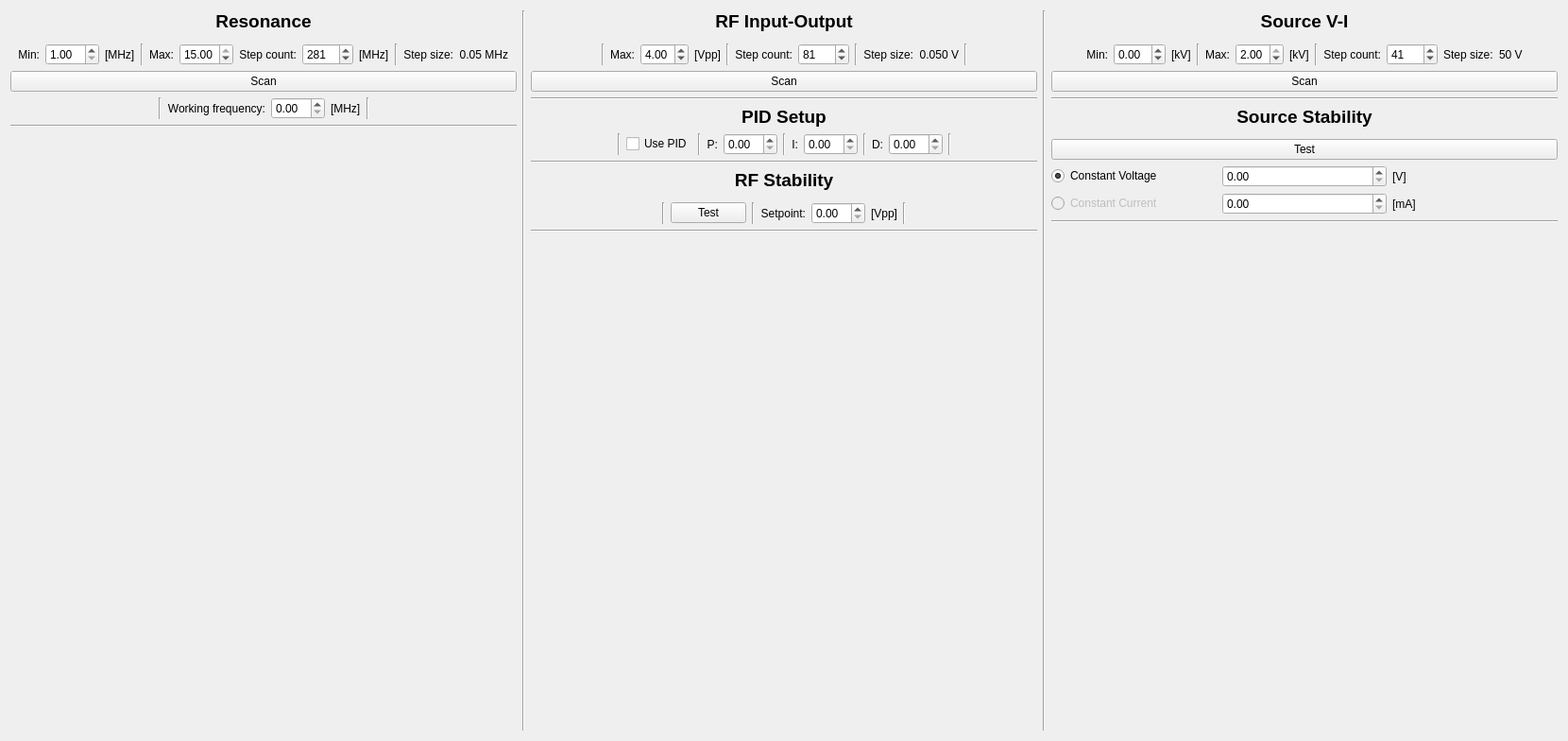
<?xml version="1.0" encoding="UTF-8"?>
<ui version="4.0">
 <class>diagnostic_view</class>
 <widget class="QWidget" name="diagnostic_view">
  <property name="geometry">
   <rect>
    <x>0</x>
    <y>0</y>
    <width>1660</width>
    <height>784</height>
   </rect>
  </property>
  <property name="windowTitle">
   <string>Form</string>
  </property>
  <layout class="QHBoxLayout" name="horizontalLayout" stretch="1,0,1,0,1">
   <item>
    <layout class="QVBoxLayout" name="verticalLayout_2" stretch="0,0,0,0,0,0,0">
     <item>
      <widget class="QLabel" name="label">
       <property name="text">
        <string>&lt;html&gt;&lt;head/&gt;&lt;body&gt;&lt;p&gt;&lt;span style=&quot; font-size:14pt; font-weight:600;&quot;&gt;Resonance&lt;/span&gt;&lt;/p&gt;&lt;/body&gt;&lt;/html&gt;</string>
       </property>
       <property name="textFormat">
        <enum>Qt::AutoText</enum>
       </property>
       <property name="scaledContents">
        <bool>false</bool>
       </property>
       <property name="alignment">
        <set>Qt::AlignCenter</set>
       </property>
      </widget>
     </item>
     <item>
      <widget class="QWidget" name="resonance_chart" native="true">
       <property name="sizePolicy">
        <sizepolicy hsizetype="Preferred" vsizetype="Preferred">
         <horstretch>0</horstretch>
         <verstretch>0</verstretch>
        </sizepolicy>
       </property>
      </widget>
     </item>
     <item>
      <layout class="QHBoxLayout" name="horizontalLayout_2">
       <item>
        <spacer name="horizontalSpacer_6">
         <property name="orientation">
          <enum>Qt::Horizontal</enum>
         </property>
         <property name="sizeHint" stdset="0">
          <size>
           <width>40</width>
           <height>20</height>
          </size>
         </property>
        </spacer>
       </item>
       <item>
        <widget class="QLabel" name="label_5">
         <property name="text">
          <string>Min:</string>
         </property>
         <property name="alignment">
          <set>Qt::AlignRight|Qt::AlignTrailing|Qt::AlignVCenter</set>
         </property>
        </widget>
       </item>
       <item>
        <widget class="QDoubleSpinBox" name="min_frequency_spinbox">
         <property name="minimum">
          <double>1.000000000000000</double>
         </property>
         <property name="maximum">
          <double>15.000000000000000</double>
         </property>
        </widget>
       </item>
       <item>
        <widget class="QLabel" name="label_6">
         <property name="text">
          <string>[MHz]</string>
         </property>
        </widget>
       </item>
       <item>
        <widget class="Line" name="line">
         <property name="orientation">
          <enum>Qt::Vertical</enum>
         </property>
        </widget>
       </item>
       <item>
        <widget class="QLabel" name="label_4">
         <property name="text">
          <string>Max:</string>
         </property>
         <property name="alignment">
          <set>Qt::AlignRight|Qt::AlignTrailing|Qt::AlignVCenter</set>
         </property>
        </widget>
       </item>
       <item>
        <widget class="QDoubleSpinBox" name="max_frequency_spinbox">
         <property name="minimum">
          <double>1.000000000000000</double>
         </property>
         <property name="maximum">
          <double>15.000000000000000</double>
         </property>
         <property name="value">
          <double>15.000000000000000</double>
         </property>
        </widget>
       </item>
       <item>
        <widget class="QLabel" name="label_8">
         <property name="text">
          <string>Step count:</string>
         </property>
         <property name="alignment">
          <set>Qt::AlignRight|Qt::AlignTrailing|Qt::AlignVCenter</set>
         </property>
        </widget>
       </item>
       <item>
        <widget class="QSpinBox" name="frequency_steps_spinbox">
         <property name="minimum">
          <number>1</number>
         </property>
         <property name="maximum">
          <number>1000</number>
         </property>
         <property name="value">
          <number>281</number>
         </property>
        </widget>
       </item>
       <item>
        <widget class="QLabel" name="label_7">
         <property name="text">
          <string>[MHz]</string>
         </property>
        </widget>
       </item>
       <item>
        <widget class="Line" name="line_11">
         <property name="orientation">
          <enum>Qt::Vertical</enum>
         </property>
        </widget>
       </item>
       <item>
        <widget class="QLabel" name="label_14">
         <property name="text">
          <string>Step size:</string>
         </property>
         <property name="alignment">
          <set>Qt::AlignRight|Qt::AlignTrailing|Qt::AlignVCenter</set>
         </property>
        </widget>
       </item>
       <item>
        <widget class="QLabel" name="frequency_step_size_label">
         <property name="text">
          <string>0.05 MHz</string>
         </property>
         <property name="alignment">
          <set>Qt::AlignRight|Qt::AlignTrailing|Qt::AlignVCenter</set>
         </property>
        </widget>
       </item>
       <item>
        <spacer name="horizontalSpacer">
         <property name="orientation">
          <enum>Qt::Horizontal</enum>
         </property>
         <property name="sizeHint" stdset="0">
          <size>
           <width>40</width>
           <height>20</height>
          </size>
         </property>
        </spacer>
       </item>
      </layout>
     </item>
     <item>
      <widget class="QPushButton" name="resonance_scan_button">
       <property name="text">
        <string>Scan</string>
       </property>
      </widget>
     </item>
     <item>
      <layout class="QHBoxLayout" name="horizontalLayout_5">
       <item>
        <spacer name="horizontalSpacer_5">
         <property name="orientation">
          <enum>Qt::Horizontal</enum>
         </property>
         <property name="sizeHint" stdset="0">
          <size>
           <width>40</width>
           <height>20</height>
          </size>
         </property>
        </spacer>
       </item>
       <item>
        <widget class="Line" name="line_8">
         <property name="orientation">
          <enum>Qt::Vertical</enum>
         </property>
        </widget>
       </item>
       <item>
        <widget class="QLabel" name="label_12">
         <property name="text">
          <string>Working frequency:</string>
         </property>
         <property name="alignment">
          <set>Qt::AlignRight|Qt::AlignTrailing|Qt::AlignVCenter</set>
         </property>
        </widget>
       </item>
       <item>
        <widget class="QDoubleSpinBox" name="working_frequency_spinbox"/>
       </item>
       <item>
        <widget class="QLabel" name="label_13">
         <property name="text">
          <string>[MHz]</string>
         </property>
        </widget>
       </item>
       <item>
        <widget class="Line" name="line_7">
         <property name="orientation">
          <enum>Qt::Vertical</enum>
         </property>
        </widget>
       </item>
       <item>
        <spacer name="horizontalSpacer_3">
         <property name="orientation">
          <enum>Qt::Horizontal</enum>
         </property>
         <property name="sizeHint" stdset="0">
          <size>
           <width>40</width>
           <height>20</height>
          </size>
         </property>
        </spacer>
       </item>
      </layout>
     </item>
     <item>
      <widget class="Line" name="line_14">
       <property name="orientation">
        <enum>Qt::Horizontal</enum>
       </property>
      </widget>
     </item>
     <item>
      <spacer name="verticalSpacer">
       <property name="orientation">
        <enum>Qt::Vertical</enum>
       </property>
       <property name="sizeHint" stdset="0">
        <size>
         <width>20</width>
         <height>40</height>
        </size>
       </property>
      </spacer>
     </item>
    </layout>
   </item>
   <item>
    <widget class="Line" name="line_2">
     <property name="orientation">
      <enum>Qt::Vertical</enum>
     </property>
    </widget>
   </item>
   <item>
    <layout class="QVBoxLayout" name="verticalLayout">
     <item>
      <widget class="QLabel" name="label_2">
       <property name="text">
        <string>&lt;html&gt;&lt;head/&gt;&lt;body&gt;&lt;p&gt;&lt;span style=&quot; font-size:14pt; font-weight:600;&quot;&gt;RF Input-Output&lt;/span&gt;&lt;/p&gt;&lt;/body&gt;&lt;/html&gt;</string>
       </property>
       <property name="alignment">
        <set>Qt::AlignCenter</set>
       </property>
      </widget>
     </item>
     <item>
      <widget class="QWidget" name="rf_chart" native="true"/>
     </item>
     <item>
      <layout class="QHBoxLayout" name="horizontalLayout_4">
       <item>
        <spacer name="horizontalSpacer_7">
         <property name="orientation">
          <enum>Qt::Horizontal</enum>
         </property>
         <property name="sizeHint" stdset="0">
          <size>
           <width>40</width>
           <height>20</height>
          </size>
         </property>
        </spacer>
       </item>
       <item>
        <widget class="Line" name="line_21">
         <property name="orientation">
          <enum>Qt::Vertical</enum>
         </property>
        </widget>
       </item>
       <item>
        <widget class="QLabel" name="label_9">
         <property name="text">
          <string>Max:</string>
         </property>
         <property name="alignment">
          <set>Qt::AlignRight|Qt::AlignTrailing|Qt::AlignVCenter</set>
         </property>
        </widget>
       </item>
       <item>
        <widget class="QDoubleSpinBox" name="rf_max_spinbox">
         <property name="maximum">
          <double>6.000000000000000</double>
         </property>
         <property name="value">
          <double>4.000000000000000</double>
         </property>
        </widget>
       </item>
       <item>
        <widget class="QLabel" name="label_11">
         <property name="text">
          <string>[Vpp]</string>
         </property>
        </widget>
       </item>
       <item>
        <widget class="Line" name="line_22">
         <property name="orientation">
          <enum>Qt::Vertical</enum>
         </property>
        </widget>
       </item>
       <item>
        <widget class="QLabel" name="label_10">
         <property name="text">
          <string>Step count:</string>
         </property>
         <property name="alignment">
          <set>Qt::AlignRight|Qt::AlignTrailing|Qt::AlignVCenter</set>
         </property>
        </widget>
       </item>
       <item>
        <widget class="QSpinBox" name="rf_step_count_spinbox">
         <property name="maximum">
          <number>1000</number>
         </property>
         <property name="value">
          <number>81</number>
         </property>
        </widget>
       </item>
       <item>
        <widget class="Line" name="line_23">
         <property name="orientation">
          <enum>Qt::Vertical</enum>
         </property>
        </widget>
       </item>
       <item>
        <widget class="QLabel" name="label_29">
         <property name="text">
          <string>Step size:</string>
         </property>
         <property name="alignment">
          <set>Qt::AlignRight|Qt::AlignTrailing|Qt::AlignVCenter</set>
         </property>
        </widget>
       </item>
       <item>
        <widget class="QLabel" name="rf_step_size_label">
         <property name="text">
          <string>0.050 V</string>
         </property>
         <property name="alignment">
          <set>Qt::AlignRight|Qt::AlignTrailing|Qt::AlignVCenter</set>
         </property>
        </widget>
       </item>
       <item>
        <widget class="Line" name="line_24">
         <property name="orientation">
          <enum>Qt::Vertical</enum>
         </property>
        </widget>
       </item>
       <item>
        <spacer name="horizontalSpacer_8">
         <property name="orientation">
          <enum>Qt::Horizontal</enum>
         </property>
         <property name="sizeHint" stdset="0">
          <size>
           <width>40</width>
           <height>20</height>
          </size>
         </property>
        </spacer>
       </item>
      </layout>
     </item>
     <item>
      <widget class="QPushButton" name="rf_scan_button">
       <property name="text">
        <string>Scan</string>
       </property>
      </widget>
     </item>
     <item>
      <widget class="Line" name="line_5">
       <property name="orientation">
        <enum>Qt::Horizontal</enum>
       </property>
      </widget>
     </item>
     <item>
      <widget class="QLabel" name="label_24">
       <property name="text">
        <string>&lt;html&gt;&lt;head/&gt;&lt;body&gt;&lt;p&gt;&lt;span style=&quot; font-size:14pt; font-weight:600;&quot;&gt;PID Setup&lt;/span&gt;&lt;/p&gt;&lt;/body&gt;&lt;/html&gt;</string>
       </property>
       <property name="alignment">
        <set>Qt::AlignCenter</set>
       </property>
      </widget>
     </item>
     <item>
      <layout class="QHBoxLayout" name="horizontalLayout_13">
       <item>
        <spacer name="horizontalSpacer_2">
         <property name="orientation">
          <enum>Qt::Horizontal</enum>
         </property>
         <property name="sizeHint" stdset="0">
          <size>
           <width>40</width>
           <height>20</height>
          </size>
         </property>
        </spacer>
       </item>
       <item>
        <widget class="Line" name="line_16">
         <property name="orientation">
          <enum>Qt::Vertical</enum>
         </property>
        </widget>
       </item>
       <item>
        <widget class="QCheckBox" name="use_pid_checkbox">
         <property name="text">
          <string>Use PID</string>
         </property>
        </widget>
       </item>
       <item>
        <widget class="Line" name="line_12">
         <property name="orientation">
          <enum>Qt::Vertical</enum>
         </property>
        </widget>
       </item>
       <item>
        <widget class="QLabel" name="label_25">
         <property name="text">
          <string>P:</string>
         </property>
         <property name="alignment">
          <set>Qt::AlignRight|Qt::AlignTrailing|Qt::AlignVCenter</set>
         </property>
        </widget>
       </item>
       <item>
        <widget class="QDoubleSpinBox" name="pid_p_spinbox"/>
       </item>
       <item>
        <widget class="Line" name="line_9">
         <property name="orientation">
          <enum>Qt::Vertical</enum>
         </property>
        </widget>
       </item>
       <item>
        <widget class="QLabel" name="pid_i_spinbox">
         <property name="text">
          <string>I:</string>
         </property>
         <property name="alignment">
          <set>Qt::AlignRight|Qt::AlignTrailing|Qt::AlignVCenter</set>
         </property>
        </widget>
       </item>
       <item>
        <widget class="QDoubleSpinBox" name="doubleSpinBox_2"/>
       </item>
       <item>
        <widget class="Line" name="line_10">
         <property name="orientation">
          <enum>Qt::Vertical</enum>
         </property>
        </widget>
       </item>
       <item>
        <widget class="QLabel" name="pid_d_spinbox">
         <property name="text">
          <string>D:</string>
         </property>
         <property name="alignment">
          <set>Qt::AlignRight|Qt::AlignTrailing|Qt::AlignVCenter</set>
         </property>
        </widget>
       </item>
       <item>
        <widget class="QDoubleSpinBox" name="doubleSpinBox_3"/>
       </item>
       <item>
        <widget class="Line" name="line_17">
         <property name="orientation">
          <enum>Qt::Vertical</enum>
         </property>
        </widget>
       </item>
       <item>
        <spacer name="horizontalSpacer_4">
         <property name="orientation">
          <enum>Qt::Horizontal</enum>
         </property>
         <property name="sizeHint" stdset="0">
          <size>
           <width>40</width>
           <height>20</height>
          </size>
         </property>
        </spacer>
       </item>
      </layout>
     </item>
     <item>
      <widget class="Line" name="line_6">
       <property name="orientation">
        <enum>Qt::Horizontal</enum>
       </property>
      </widget>
     </item>
     <item>
      <widget class="QLabel" name="label_32">
       <property name="text">
        <string>&lt;html&gt;&lt;head/&gt;&lt;body&gt;&lt;p&gt;&lt;span style=&quot; font-size:14pt; font-weight:600;&quot;&gt;RF Stability&lt;/span&gt;&lt;/p&gt;&lt;/body&gt;&lt;/html&gt;</string>
       </property>
       <property name="alignment">
        <set>Qt::AlignCenter</set>
       </property>
      </widget>
     </item>
     <item>
      <widget class="QWidget" name="rf_stability_chart" native="true"/>
     </item>
     <item>
      <layout class="QHBoxLayout" name="horizontalLayout_10">
       <item>
        <spacer name="horizontalSpacer_13">
         <property name="orientation">
          <enum>Qt::Horizontal</enum>
         </property>
         <property name="sizeHint" stdset="0">
          <size>
           <width>40</width>
           <height>20</height>
          </size>
         </property>
        </spacer>
       </item>
       <item>
        <widget class="Line" name="line_18">
         <property name="orientation">
          <enum>Qt::Vertical</enum>
         </property>
        </widget>
       </item>
       <item>
        <widget class="QPushButton" name="pushButton">
         <property name="text">
          <string>Test</string>
         </property>
        </widget>
       </item>
       <item>
        <widget class="Line" name="line_19">
         <property name="orientation">
          <enum>Qt::Vertical</enum>
         </property>
        </widget>
       </item>
       <item>
        <widget class="QLabel" name="label_33">
         <property name="text">
          <string>Setpoint:</string>
         </property>
         <property name="alignment">
          <set>Qt::AlignRight|Qt::AlignTrailing|Qt::AlignVCenter</set>
         </property>
        </widget>
       </item>
       <item>
        <widget class="QDoubleSpinBox" name="rf_setpoint_spinbox"/>
       </item>
       <item>
        <widget class="QLabel" name="label_34">
         <property name="text">
          <string>[Vpp]</string>
         </property>
        </widget>
       </item>
       <item>
        <widget class="Line" name="line_20">
         <property name="orientation">
          <enum>Qt::Vertical</enum>
         </property>
        </widget>
       </item>
       <item>
        <spacer name="horizontalSpacer_14">
         <property name="orientation">
          <enum>Qt::Horizontal</enum>
         </property>
         <property name="sizeHint" stdset="0">
          <size>
           <width>40</width>
           <height>20</height>
          </size>
         </property>
        </spacer>
       </item>
      </layout>
     </item>
     <item>
      <widget class="Line" name="line_15">
       <property name="orientation">
        <enum>Qt::Horizontal</enum>
       </property>
      </widget>
     </item>
     <item>
      <spacer name="verticalSpacer_2">
       <property name="orientation">
        <enum>Qt::Vertical</enum>
       </property>
       <property name="sizeHint" stdset="0">
        <size>
         <width>20</width>
         <height>40</height>
        </size>
       </property>
      </spacer>
     </item>
    </layout>
   </item>
   <item>
    <widget class="Line" name="line_3">
     <property name="orientation">
      <enum>Qt::Vertical</enum>
     </property>
    </widget>
   </item>
   <item>
    <layout class="QVBoxLayout" name="verticalLayout_3">
     <item>
      <widget class="QLabel" name="label_3">
       <property name="text">
        <string>&lt;html&gt;&lt;head/&gt;&lt;body&gt;&lt;p&gt;&lt;span style=&quot; font-size:14pt; font-weight:600;&quot;&gt;Source V-I&lt;/span&gt;&lt;/p&gt;&lt;/body&gt;&lt;/html&gt;</string>
       </property>
       <property name="alignment">
        <set>Qt::AlignCenter</set>
       </property>
      </widget>
     </item>
     <item>
      <widget class="QWidget" name="source_chart" native="true"/>
     </item>
     <item>
      <layout class="QHBoxLayout" name="horizontalLayout_7">
       <item>
        <spacer name="horizontalSpacer_9">
         <property name="orientation">
          <enum>Qt::Horizontal</enum>
         </property>
         <property name="sizeHint" stdset="0">
          <size>
           <width>40</width>
           <height>20</height>
          </size>
         </property>
        </spacer>
       </item>
       <item>
        <spacer name="horizontalSpacer_15">
         <property name="orientation">
          <enum>Qt::Horizontal</enum>
         </property>
         <property name="sizeHint" stdset="0">
          <size>
           <width>40</width>
           <height>20</height>
          </size>
         </property>
        </spacer>
       </item>
       <item>
        <widget class="QLabel" name="label_17">
         <property name="text">
          <string>Min:</string>
         </property>
         <property name="alignment">
          <set>Qt::AlignRight|Qt::AlignTrailing|Qt::AlignVCenter</set>
         </property>
        </widget>
       </item>
       <item>
        <widget class="QDoubleSpinBox" name="source_min_spinbox">
         <property name="minimum">
          <double>-3.000000000000000</double>
         </property>
         <property name="maximum">
          <double>2.000000000000000</double>
         </property>
         <property name="singleStep">
          <double>0.100000000000000</double>
         </property>
        </widget>
       </item>
       <item>
        <widget class="QLabel" name="label_18">
         <property name="text">
          <string>[kV]</string>
         </property>
        </widget>
       </item>
       <item>
        <widget class="Line" name="line_13">
         <property name="orientation">
          <enum>Qt::Vertical</enum>
         </property>
        </widget>
       </item>
       <item>
        <widget class="QLabel" name="label_16">
         <property name="text">
          <string>Max:</string>
         </property>
         <property name="alignment">
          <set>Qt::AlignRight|Qt::AlignTrailing|Qt::AlignVCenter</set>
         </property>
        </widget>
       </item>
       <item>
        <widget class="QDoubleSpinBox" name="source_max_spinbox">
         <property name="maximum">
          <double>2.000000000000000</double>
         </property>
         <property name="singleStep">
          <double>0.100000000000000</double>
         </property>
         <property name="value">
          <double>2.000000000000000</double>
         </property>
        </widget>
       </item>
       <item>
        <widget class="QLabel" name="label_19">
         <property name="text">
          <string>[kV]</string>
         </property>
        </widget>
       </item>
       <item>
        <widget class="Line" name="line_25">
         <property name="orientation">
          <enum>Qt::Vertical</enum>
         </property>
        </widget>
       </item>
       <item>
        <widget class="QLabel" name="label_20">
         <property name="text">
          <string>Step count:</string>
         </property>
         <property name="alignment">
          <set>Qt::AlignRight|Qt::AlignTrailing|Qt::AlignVCenter</set>
         </property>
        </widget>
       </item>
       <item>
        <widget class="QSpinBox" name="source_steps_spinbox">
         <property name="maximum">
          <number>1000</number>
         </property>
         <property name="value">
          <number>41</number>
         </property>
        </widget>
       </item>
       <item>
        <widget class="QLabel" name="label_15">
         <property name="text">
          <string>Step size:</string>
         </property>
        </widget>
       </item>
       <item>
        <widget class="QLabel" name="source_step_size_label">
         <property name="text">
          <string>50 V</string>
         </property>
        </widget>
       </item>
       <item>
        <spacer name="horizontalSpacer_16">
         <property name="orientation">
          <enum>Qt::Horizontal</enum>
         </property>
         <property name="sizeHint" stdset="0">
          <size>
           <width>40</width>
           <height>20</height>
          </size>
         </property>
        </spacer>
       </item>
       <item>
        <spacer name="horizontalSpacer_10">
         <property name="orientation">
          <enum>Qt::Horizontal</enum>
         </property>
         <property name="sizeHint" stdset="0">
          <size>
           <width>40</width>
           <height>20</height>
          </size>
         </property>
        </spacer>
       </item>
      </layout>
     </item>
     <item>
      <widget class="QPushButton" name="pushButton_3">
       <property name="text">
        <string>Scan</string>
       </property>
      </widget>
     </item>
     <item>
      <widget class="Line" name="line_4">
       <property name="orientation">
        <enum>Qt::Horizontal</enum>
       </property>
      </widget>
     </item>
     <item>
      <widget class="QLabel" name="label_23">
       <property name="text">
        <string>&lt;html&gt;&lt;head/&gt;&lt;body&gt;&lt;p&gt;&lt;span style=&quot; font-size:14pt; font-weight:600;&quot;&gt;Source Stability&lt;/span&gt;&lt;/p&gt;&lt;/body&gt;&lt;/html&gt;</string>
       </property>
       <property name="alignment">
        <set>Qt::AlignCenter</set>
       </property>
      </widget>
     </item>
     <item>
      <widget class="QWidget" name="source_stability_chart" native="true"/>
     </item>
     <item>
      <widget class="QPushButton" name="pushButton_2">
       <property name="text">
        <string>Test</string>
       </property>
      </widget>
     </item>
     <item>
      <layout class="QHBoxLayout" name="horizontalLayout_9">
       <item>
        <widget class="QRadioButton" name="radioButton">
         <property name="text">
          <string>Constant Voltage</string>
         </property>
         <property name="checked">
          <bool>true</bool>
         </property>
        </widget>
       </item>
       <item>
        <widget class="QDoubleSpinBox" name="source_voltage_spinbox"/>
       </item>
       <item>
        <widget class="QLabel" name="label_21">
         <property name="text">
          <string>[V]</string>
         </property>
        </widget>
       </item>
      </layout>
     </item>
     <item>
      <layout class="QHBoxLayout" name="horizontalLayout_11">
       <item>
        <widget class="QRadioButton" name="radioButton_2">
         <property name="enabled">
          <bool>false</bool>
         </property>
         <property name="text">
          <string>Constant Current</string>
         </property>
         <property name="checkable">
          <bool>true</bool>
         </property>
        </widget>
       </item>
       <item>
        <widget class="QDoubleSpinBox" name="source_current_spinbox"/>
       </item>
       <item>
        <widget class="QLabel" name="label_22">
         <property name="text">
          <string>[mA]</string>
         </property>
        </widget>
       </item>
      </layout>
     </item>
     <item>
      <widget class="Line" name="line_26">
       <property name="orientation">
        <enum>Qt::Horizontal</enum>
       </property>
      </widget>
     </item>
     <item>
      <spacer name="verticalSpacer_3">
       <property name="orientation">
        <enum>Qt::Vertical</enum>
       </property>
       <property name="sizeHint" stdset="0">
        <size>
         <width>20</width>
         <height>40</height>
        </size>
       </property>
      </spacer>
     </item>
    </layout>
   </item>
  </layout>
 </widget>
 <resources/>
 <connections/>
</ui>
